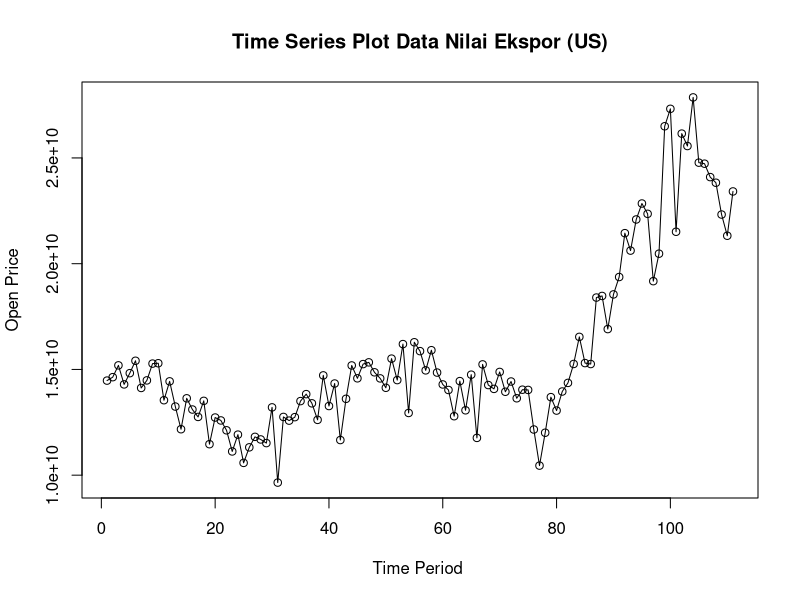
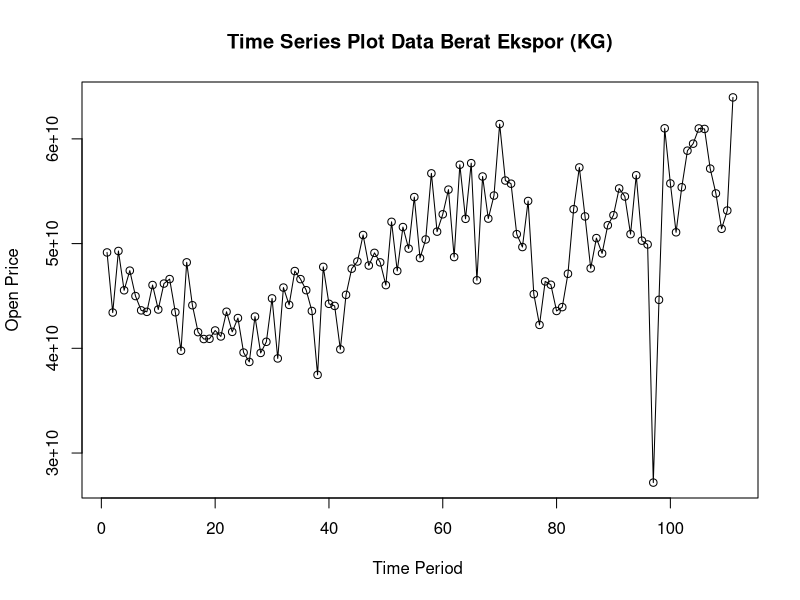
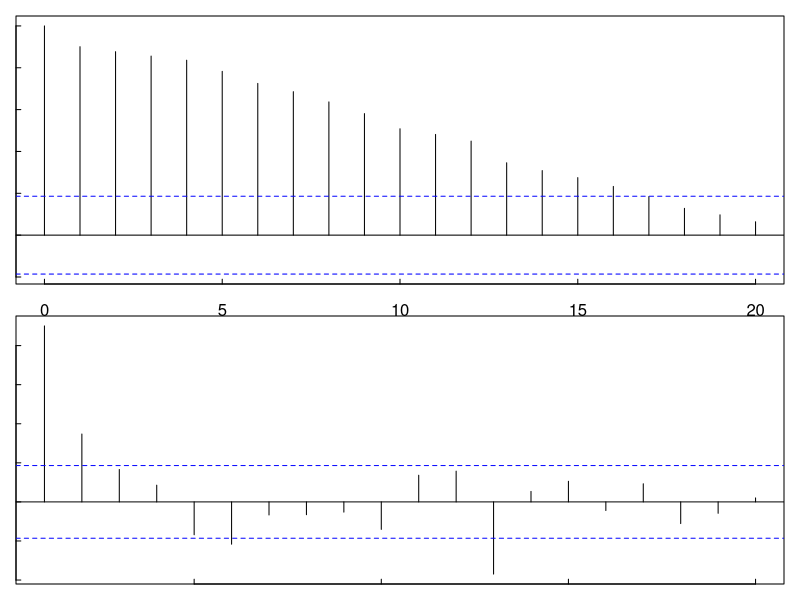
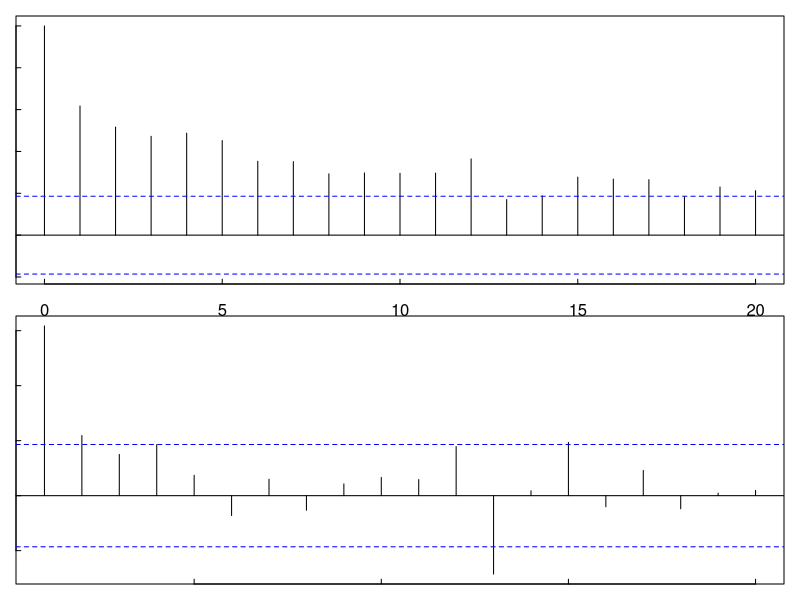
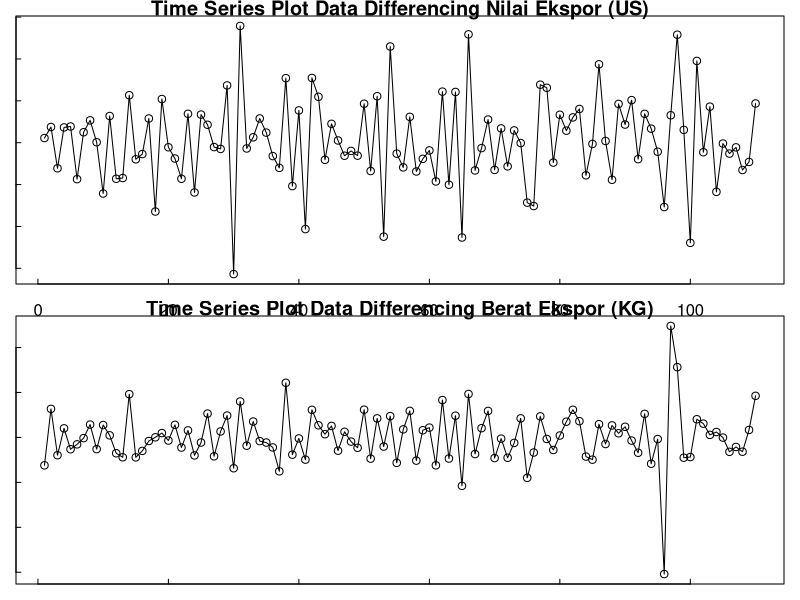
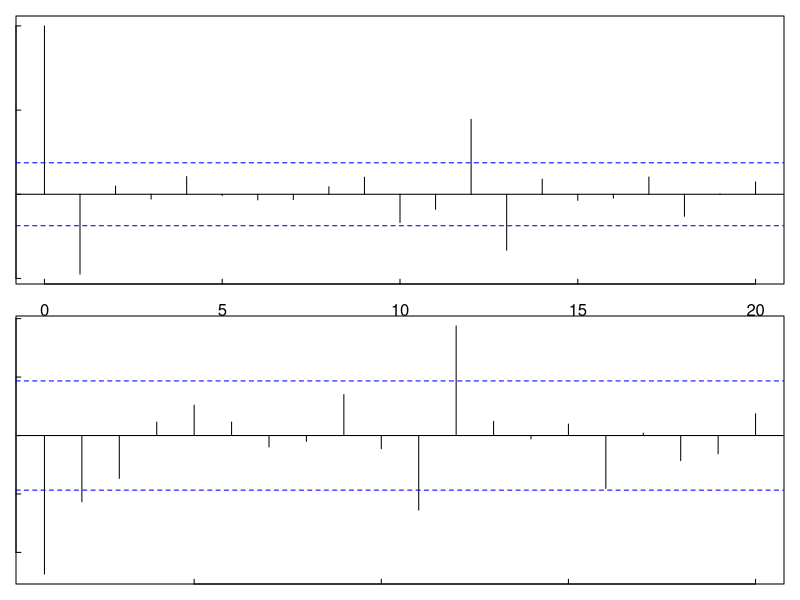
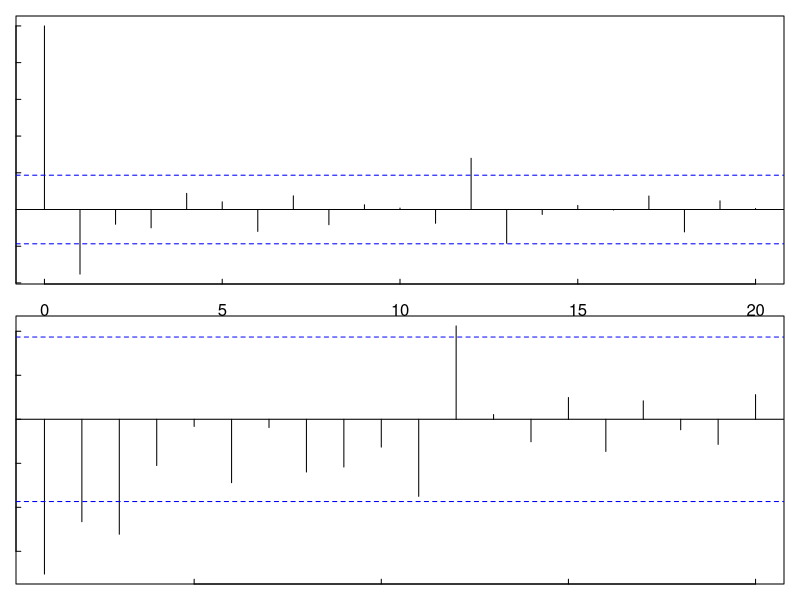
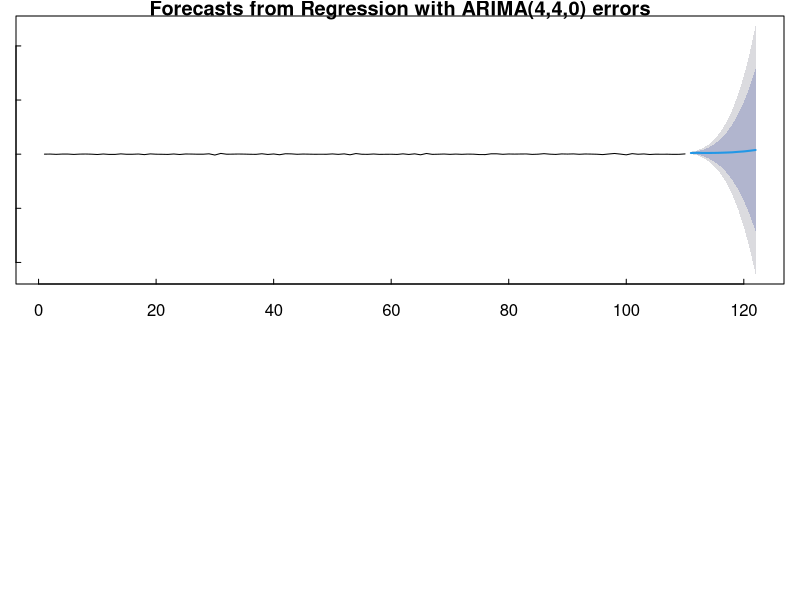

Write R code to recreate these figures, in order.
## ---- chunk 1
data1<-read.csv("Dataset/data_ekspor.csv",header=TRUE)
head(data1)
## ---- chunk 2
data.ts.nilai<-data1$Nilai.Ekspor..US...
data.ts.nilai
## ---- chunk 3
library(tseries)
result_adf <- adf.test(data.ts.nilai)
result_kpss <- kpss.test(data.ts.nilai)
result_adf
result_kpss
## ---- chunk 4
data.ts.berat<-data1$Berat.Ekspor..KG.
data.ts.berat
## ---- chunk 5
library(tseries)
result_adf <- adf.test(data.ts.berat)
result_kpss <- kpss.test(data.ts.berat)
result_adf
result_kpss
## ---- chunk 6
#. Plot time series
ts.plot(data.ts.nilai, xlab="Time Period ", ylab="Open Price", main= "Time Series Plot Data Nilai Ekspor (US)")
points(data.ts.nilai)
## ---- chunk 7
#. Plot time series
ts.plot(data.ts.berat, xlab="Time Period ", ylab="Open Price", main= "Time Series Plot Data Berat Ekspor (KG)")
points(data.ts.berat)
## ---- chunk 8
par(mfrow=c(2,1),
 # mengatur margin grafik
 mar=c(1,1,1,1),
 # mengatur margin sumbu
 mex=0.8,
 # arah tick sumbu koordinat
 tcl=0.3)
acf(data.ts.nilai)
pacf(data.ts.nilai)
## ---- chunk 9
par(mfrow=c(2,1),
 # mengatur margin grafik
 mar=c(1,1,1,1),
 # mengatur margin sumbu
 mex=0.8,
 # arah tick sumbu koordinat
 tcl=0.3)
acf(data.ts.berat)
pacf(data.ts.berat)
## ---- chunk 10
log.data.ts.nilai=diff(log(data.ts.nilai))
log.data.ts.nilai
## ---- chunk 11
library(tseries)
result_adf <- adf.test(log.data.ts.nilai)
result_kpss <- kpss.test(log.data.ts.nilai)
result_adf
result_kpss
## ---- chunk 12
log.data.ts.berat=diff(log(data.ts.berat))
log.data.ts.berat
## ---- chunk 13
library(tseries)
result_adf <- adf.test(log.data.ts.berat)
result_kpss <- kpss.test(log.data.ts.berat)
result_adf
result_kpss
## ---- chunk 14
ts.plot(log.data.ts.nilai, xlab="Time Period ", ylab="Nilai Impor (US)", main= "Time Series Plot Data Differencing Nilai Ekspor (US)")
points(log.data.ts.nilai)
## ---- chunk 15
ts.plot(log.data.ts.berat, xlab="Time Period ", ylab="Nilai Impor (US)", main= "Time Series Plot Data Differencing Berat Ekspor (KG)")
points(log.data.ts.berat)
## ---- chunk 16
par(mfrow=c(2,1),
 # mengatur margin grafik
 mar=c(1,1,1,1),
 # mengatur margin sumbu
 mex=0.8,
 # arah tick sumbu koordinat
 tcl=0.3)
acf(log.data.ts.nilai)
pacf(log.data.ts.nilai)
## ---- chunk 17
par(mfrow=c(2,1),
 # mengatur margin grafik
 mar=c(1,1,1,1),
 # mengatur margin sumbu
 mex=0.8,
 # arah tick sumbu koordinat
 tcl=0.3)
acf(log.data.ts.berat)
pacf(log.data.ts.berat)
## ---- chunk 18
datay = log.data.ts.nilai
library(lmtest)
estimasi_1 = arima(datay, order=c(0,0,2)); estimasi_1;
coeftest(estimasi_1)
estimasi_2 = arima(datay, order=c(3,3,0)); estimasi_2;
coeftest(estimasi_2)
estimasi_3 = arima(datay, order=c(1,0,2)); estimasi_3;
coeftest(estimasi_3)
estimasi_4 = arima(datay, order=c(2,0,1)); estimasi_4;
coeftest(estimasi_4)
estimasi_5 = arima(datay, order=c(2,0,2)); estimasi_5;
coeftest(estimasi_5)
## ---- chunk 19
datax = log.data.ts.berat
library(lmtest)
estimasi_6 = arima(datax, order=c(0,0,2)); estimasi_6;
coeftest(estimasi_6)
estimasi_7 = arima(datax, order=c(5,4,1)); estimasi_7;
coeftest(estimasi_7)
estimasi_8 = arima(datax, order=c(1,0,2)); estimasi_8;
coeftest(estimasi_8)
estimasi_9 = arima(datax, order=c(2,0,1)); estimasi_9;
coeftest(estimasi_9)
estimasi_10 = arima(datax, order=c(2,0,2)); estimasi_10;
coeftest(estimasi_10)
## ---- chunk 20
residual2 = estimasi_2$residuals
Box.test(residual2, lag = 12)
## ---- chunk 21
residual7 = estimasi_7$residuals
Box.test(residual7, lag = 12)
## ---- chunk 22
library(forecast)
library(lmtest)
estimasiarmax = Arima(datay, order = c(4,4,0), xreg = datax)
estimasiarmax; coeftest(estimasiarmax)
## ---- chunk 23
res_armax = estimasiarmax$residuals
Box.test(res_armax, lag = 12)
## ---- chunk 24
xreg1 = rep(exp(mean(datax)), 12)
ramalan = forecast(estimasiarmax, xreg = xreg1, h = 12)
ramalan
## ---- chunk 25
plot(ramalan)
